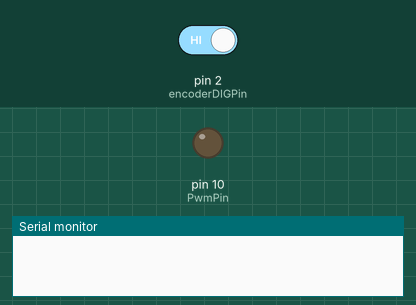
Simulated run of this sketch. Board: Arduino Uno, built with avr-gcc and run on an emulated ATmega328P. On the bench: output pins drawn as LEDs (lit = HIGH), the last lines printed to the serial monitor. Inputs (shaded band) come from the test bench; at power-on: pin 2 (encoderDIGPin) HIGH. Random numbers use the default seed unless the sketch sets one.

Above: at 0.1 s.
At 30.1 s:
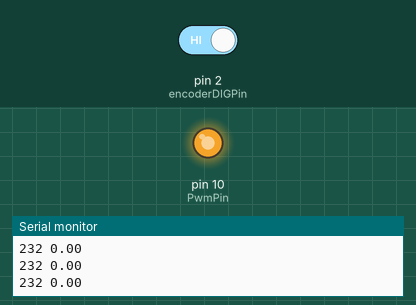
At 90.1 s:
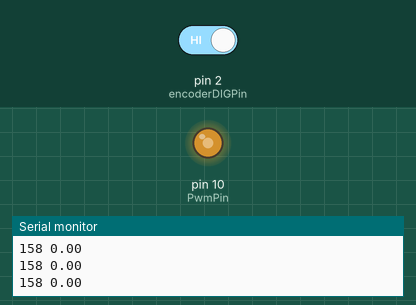
Timing chart, 0 to 119.5 s (numbered marks = the images above):
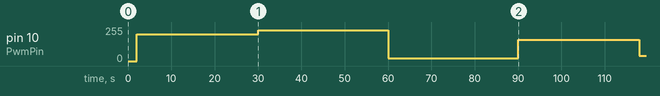

The sketch:

muestreo.ino
```cpp
/*
  Lo que debe ir dentro del loop() está ahí
  y
  lo que debe ir dentro de la interrupción ya está ahí,
  está todo perfecto,
  si se cambia algo, la señal de salida tendrá ruido o retardos!!!
*/

volatile unsigned int cuenta = 0;

int potAnaPin = 0; // pin A0
int PwmPin = 10; // pin 9

int encoderDIGPin = 2;
unsigned long t1, t2;

float t, f, f2;
int Sp=200, n=0;
float pi = 3.14159265359;

void setup() {
  Serial.begin(115200);
  pinMode(PwmPin, OUTPUT);   // sets the pin as output
  pinMode(encoderDIGPin, INPUT);

  SREG = (SREG & 0b01111111); //Desabilitar interrupciones
  TIMSK2 = TIMSK2|0b00000001; //Habilita la interrupcion por desbordamiento
  TCCR2B = 0b00000111; //Configura preescala para que FT2 sea de 7812.5Hz
  SREG = (SREG & 0b01111111) | 0b10000000; //Habilitar interrupciones //Desabilitar interrupciones
}

void loop() {
  t1 = pulseIn(encoderDIGPin, HIGH);
  t2 = pulseIn(encoderDIGPin, LOW);

  analogWrite(PwmPin, Sp);
}

ISR(TIMER2_OVF_vect){ // función que se llama cada 32.64ms
  cuenta++;
  if(cuenta > 900) { // CAMBIANDO EL SETPOINT CADA 150 cuentas = 150 * 32.64ms
    Sp = random(0, 255);
    cuenta=0;
  }

  t = t1 + t2;
  if (t == 0) {
    f = 500000;
  } else {
    f = 500000/t;
  }

  if (f > 1000) {
    f = 0;
  }
  f = f * 17 / 8;
  f = pi * 0.5 * f; // f en radianes

  if (f>0) {
    f = 0.0203 * f + 0.9797 * f2;
  }
  f2 = f;

  if(cuenta % 7 == 0) { // MUESTREO CADA 7 cuentas = 7 * 32.64m
    Serial.print(Sp);
    Serial.print(" ");
    Serial.print(f);
    Serial.println(" ");
  }
}
```

Measured:
- by itself, pin 10 (PwmPin): 0/255 → 200/255 at 2.0 s, → 232/255 28.0 s later, → 19/255 30.0 s later, → 158/255 30.0 s later, … (5 changes in this stretch)
